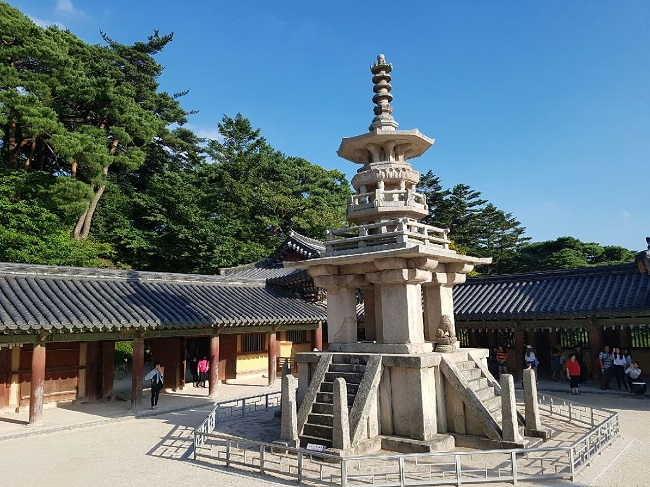
#> input picture 4주차/dabo.jpg, 650 x 487 px
$ python 20250325_2.py
#> lines starting #> are read from the running program, lines starting #| are printed output that depends on the picture; after the words box and inside, x2 and y2 are one past the last pixel; in counts of white or black regions, pixels touching at a corner belong together
import cv2 as cv
import sys
import numpy as np
import matplotlib.pyplot as plt

# 이미지 읽기
img = cv.imread('dabo.jpg')
#> img is the input picture: shape (487, 650, 3); mean B, G, R 123.4, 116.1, 96.8

if img is None:
    sys.exit('파일이 존재하지 않습니다.')

# 명암 영상으로 변환
gray = cv.cvtColor(img, cv.COLOR_BGR2GRAY)
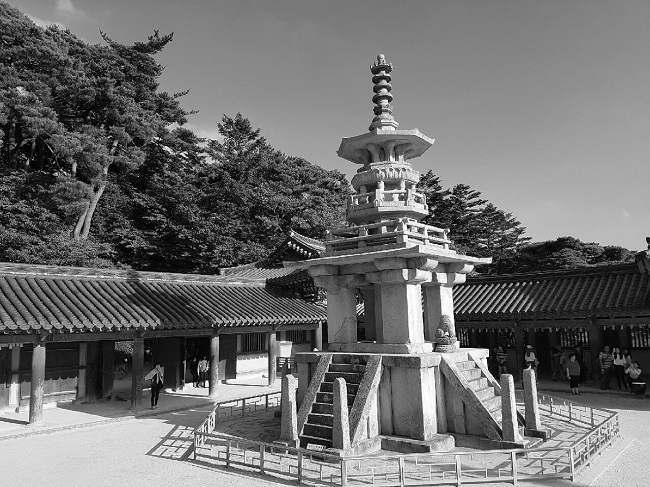
#> gray: shape (487, 650); min 0, max 255, mean 111.2

# Canny 엣지 검출
canny = cv.Canny(gray, 100, 200)
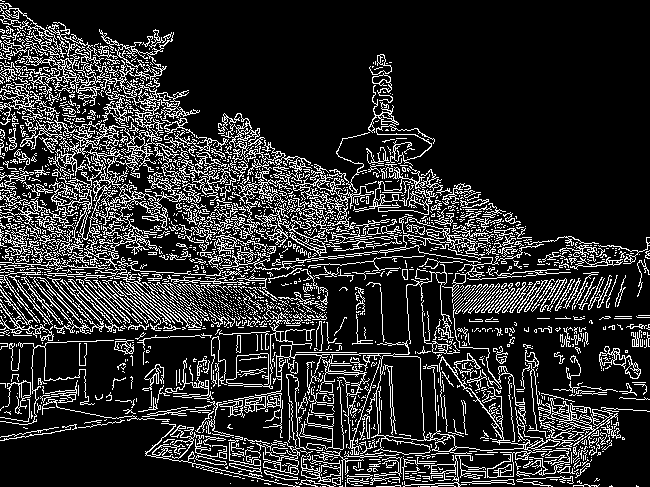
#> canny: shape (487, 650); 17.4% white in thin lines or dots

# HoughLinesP를 사용한 직선 검출
lines = cv.HoughLinesP(canny, cv.HOUGH_GRADIENT, 1, 100, minLineLength = 10, maxLineGap = 7)
#> lines = 1808 rows, first 6: [631, 333, 648, 341], [22, 43, 114, 86], [205, 137, 351, 203], [317, 172, 402, 210], [273, 211, 341, 242], [463, 259, 473, 263]

# 직선 그리기
for line in lines:
    x1, y1, x2, y2 = line[0]
    cv.line(img, (x1, y1), (x2, y2), (0, 0, 255), 2)
#> this loop made 1808 passes
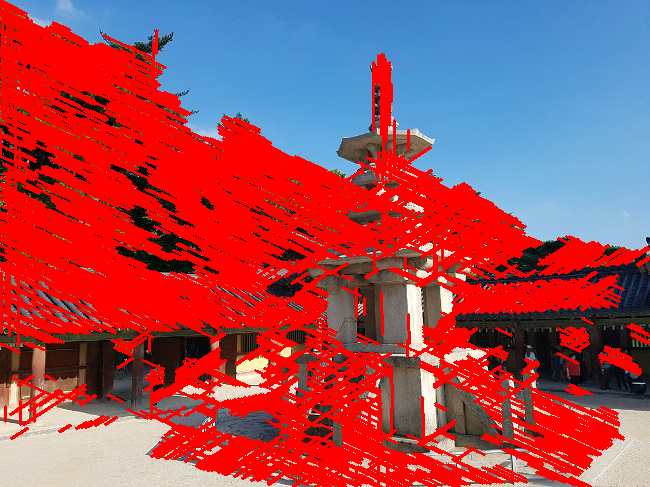
#> img: shape (487, 650, 3); mean B, G, R 88.8, 75.5, 164.1

# 결과 출력
fig, ax = plt.subplots(1, 2, figsize=(12, 6))
ax[0].imshow(cv.cvtColor(canny, cv.COLOR_BGR2RGB))
ax[0].set_title('Original Image')
ax[1].imshow(cv.cvtColor(img, cv.COLOR_BGR2RGB))
ax[1].set_title('Image with Lines')
plt.show()
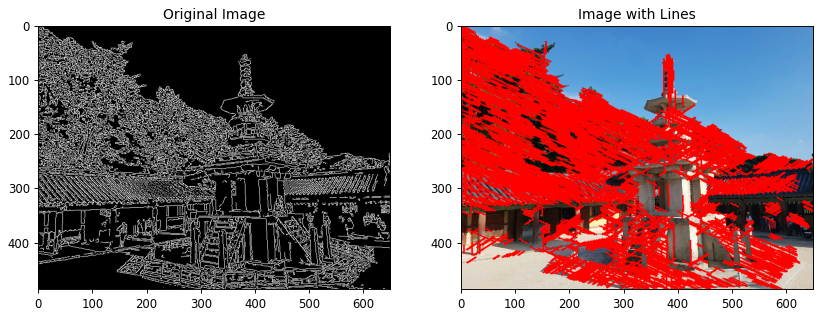
#> figure drawn by matplotlib, 2 panels

$ run again, with 4주차/coffee cup.JPG copied over 4주차/dabo.jpg
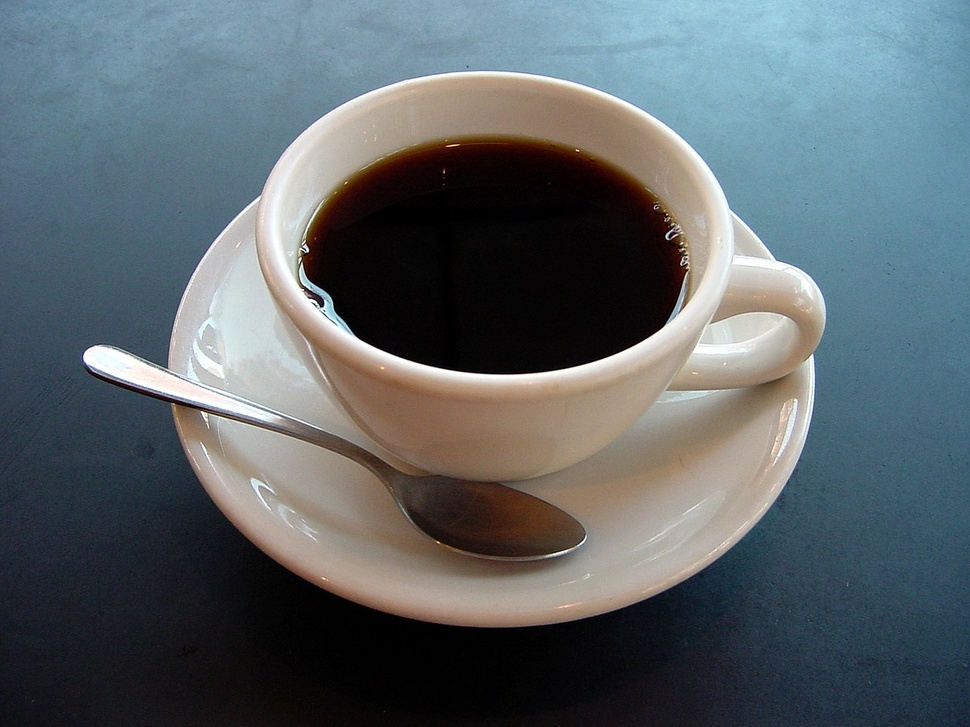
#> input picture 4주차/coffee cup.JPG, 970 x 727 px, shrunk from 1280 x 960 before the run
#> img is the input picture: shape (727, 970, 3); mean B, G, R 105.3, 100.9, 92.1
#> `canny = cv.Canny(gray, 100, 200)`:
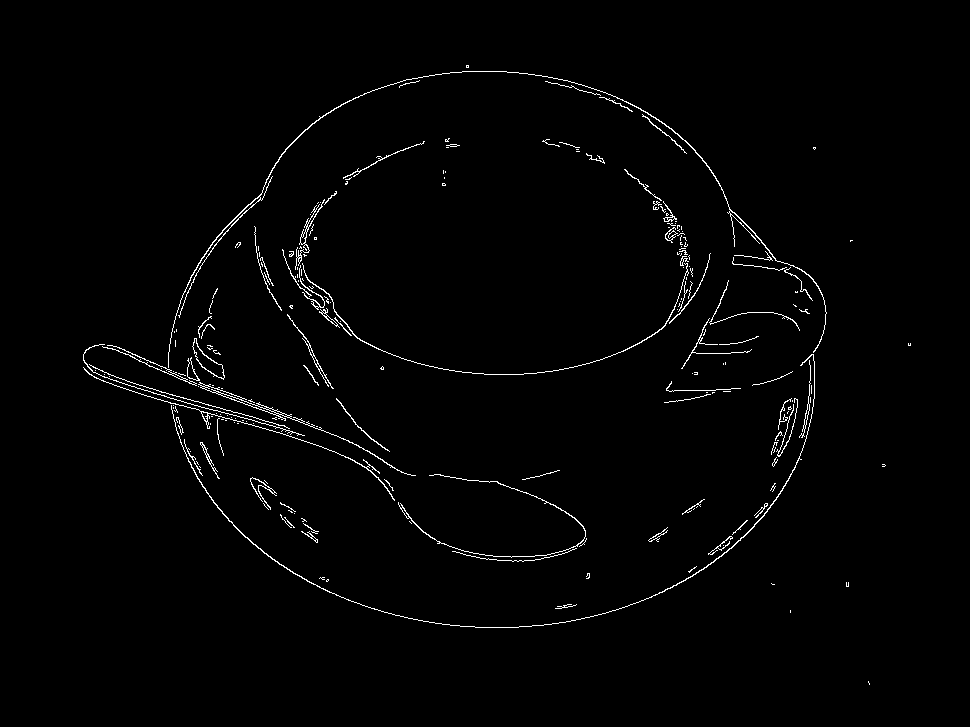
#> canny: shape (727, 970); 1.4% white in thin lines or dots, all inside (x1, y1, x2, y2) = (83, 65, 911, 685)
#> lines = 39 rows, first 6: [115, 346, 174, 373], [102, 344, 125, 354], [251, 403, 266, 409], [104, 344, 192, 384], [262, 407, 276, 413], [182, 374, 214, 388]
#> the loop `for line in lines:` made 39 passes
#> `plt.show()`:
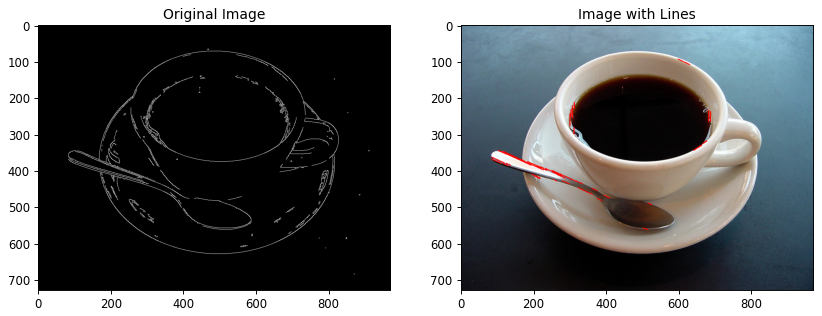
#> figure drawn by matplotlib, 2 panels
